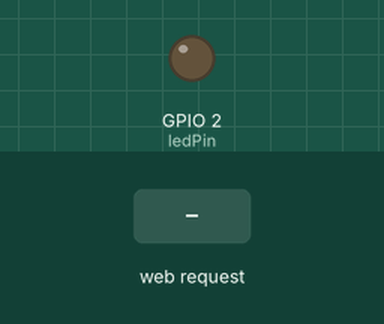
Recording of a program running on a simulated ESP32. Shown: output pins drawn as LEDs (lit = HIGH). The inputs (shaded band) are chosen by the test bench. WiFi joins after 1.5 s; servers stay silent unless stated; what the program prints to the serial monitor is not drawn.

Above: at 2.7 s.
2.8 s: HTTP request GET /toggle received
At 4.1 s:
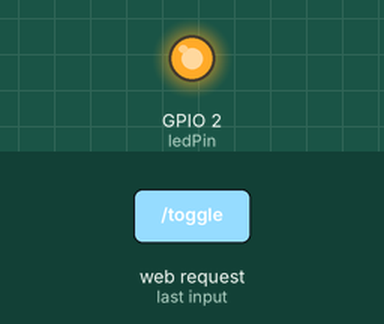
Timing chart, 0 to 5.8 s (numbered marks = the images above; inputs shaded):
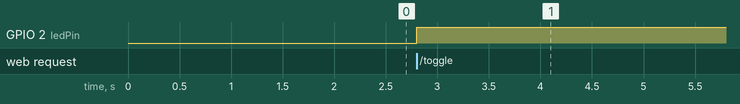

The program:

main.cpp
```cpp
#include <Arduino.h>
#include <WiFi.h>
#include <WebServer.h>

// Replace with your network credentials
const char* ssid = "Redmi 13C";
const char* password = "A1b2C3d4E5";

// LED Pin (GPIO 2 is the built-in blue LED on most ESP32 boards)
const int ledPin = 2;
bool ledState = LOW;

// Instantiate the web server on port 80
WebServer server(80);

// HTML page embedded using raw string literal stored in flash memory
const char index_html[] PROGMEM = R"rawliteral(
<!DOCTYPE html>
<html>
<head>
    <meta charset="UTF-8">
    <meta name="viewport" content="width=device-width, initial-scale=1.0">
    <title>ESP32 Dynamic LED Control</title>
    <style>
        body {
            font-family: 'Segoe UI', Tahoma, Geneva, Verdana, sans-serif;
            text-align: center;
            background-color: #121212;
            color: #ffffff;
            margin-top: 50px;
        }
        h2 { color: #00adb5; }
        .btn {
            background-color: #ff414d;
            border: none;
            color: white;
            padding: 15px 40px;
            font-size: 20px;
            font-weight: bold;
            cursor: pointer;
            border-radius: 30px;
            transition: 0.3s ease;
            box-shadow: 0 4px 15px rgba(255, 65, 77, 0.4);
        }
        /* Style class for when the LED is active */
        .btn.on {
            background-color: #00adb5;
            box-shadow: 0 4px 15px rgba(0, 173, 181, 0.6);
        }
    </style>
</head>
<body>
    <h2>ESP32 Automation Server</h2>
    <p>Click below to control the physical LED state.</p>

    <button id="ledBtn" class="btn" onclick="toggleLED()">LED: OFF</button>

    <script>
        function toggleLED() {
            // Fetch the toggle route from the ESP32
            fetch('/toggle')
                .then(response => response.text())
                .then(state => {
                    const btn = document.getElementById('ledBtn');
                    // ESP32 returns "1" if the LED is now ON
                    if (state === "1") {
                        btn.innerText = "LED: ON";
                        btn.classList.add('on');
                    } else {
                        btn.innerText = "LED: OFF";
                        btn.classList.remove('on');
                    }
                })
                .catch(err => console.error("Error communicating with ESP32:", err));
        }
    </script>
</body>
</html>
)rawliteral";

void handleRoot() {
    server.send(200, "text/html", index_html);
}

void handleToggle() {
    ledState = !ledState;
    digitalWrite(ledPin, ledState);

    // Send back the current state as a string response ("1" or "0")
    if(ledState == HIGH) {
        server.send(200, "text/plain", "1");
    } else {
        server.send(200, "text/plain", "0");
    }
}

void handleNotFound() {
    server.send(404, "text/plain", "404: Not Found");
}

void setup() {
    Serial.begin(115200);

    pinMode(ledPin, OUTPUT);
    digitalWrite(ledPin, ledState);

    // Connect to your local Wi-Fi network
    WiFi.begin(ssid, password);
    Serial.print("Connecting to Wi-Fi");
    while (WiFi.status() != WL_CONNECTED) {
        delay(500);
        Serial.print(".");
    }
    Serial.println("");
    Serial.print("Connected successfully! IP: ");
    Serial.println(WiFi.localIP());

    // Link URLs to their respective handler functions
    server.on("/", handleRoot);
    server.on("/toggle", handleToggle);
    server.onNotFound(handleNotFound);

    // Fire up the server
    server.begin();
    Serial.println("HTTP server started");
}

void loop() {
    server.handleClient();
}
```

Measured:
- after the input at 2.8 s, GPIO 2 (ledPin): LOW → HIGH at once
